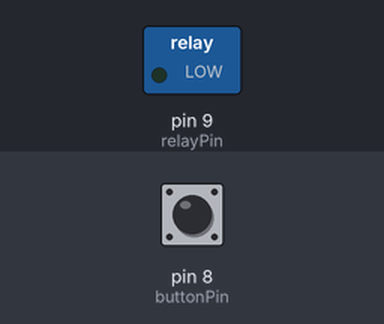
A sketch run on a simulated Arduino Uno, built with avr-gcc and run on an emulated ATmega328P. Parts: switched loads named in the sketch (green lamp = pin HIGH). The inputs (shaded band) are chosen by the test bench; at power-on: pin 8 (buttonPin) HIGH.

Above: at 1.2 s.
1.3 s: pin 8 (buttonPin) pulled LOW for 3.2 s
At 2.1 s:
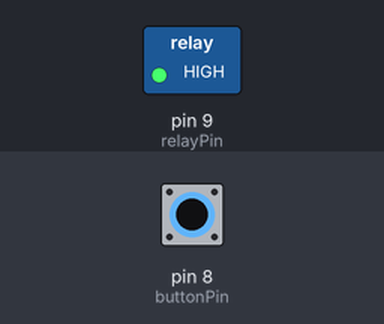
Timing chart, 0 to 6.8 s (numbered marks = the images above; inputs shaded):
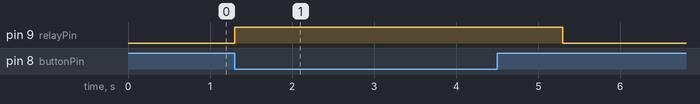

The sketch:

teste_fechadura.ino
```cpp
const int buttonPin = 8; // Pino onde o botão está conectado
const int relayPin = 9; // Pino onde o relé está conectado
int buttonState = 0; // Variável para armazenar o estado do botão

void setup() {
  pinMode(buttonPin, INPUT_PULLUP);
  pinMode(relayPin, OUTPUT);
  digitalWrite(relayPin, LOW);
}

void loop() {
  buttonState = digitalRead(buttonPin);
  if (buttonState == LOW) {
    digitalWrite(relayPin, HIGH);
    delay(1000);
    digitalWrite(relayPin, LOW);
  }
}
```

Measured:
- after the input at 1.3 s, pin 9 (relayPin): LOW → HIGH at once, → LOW 4.0 s later
